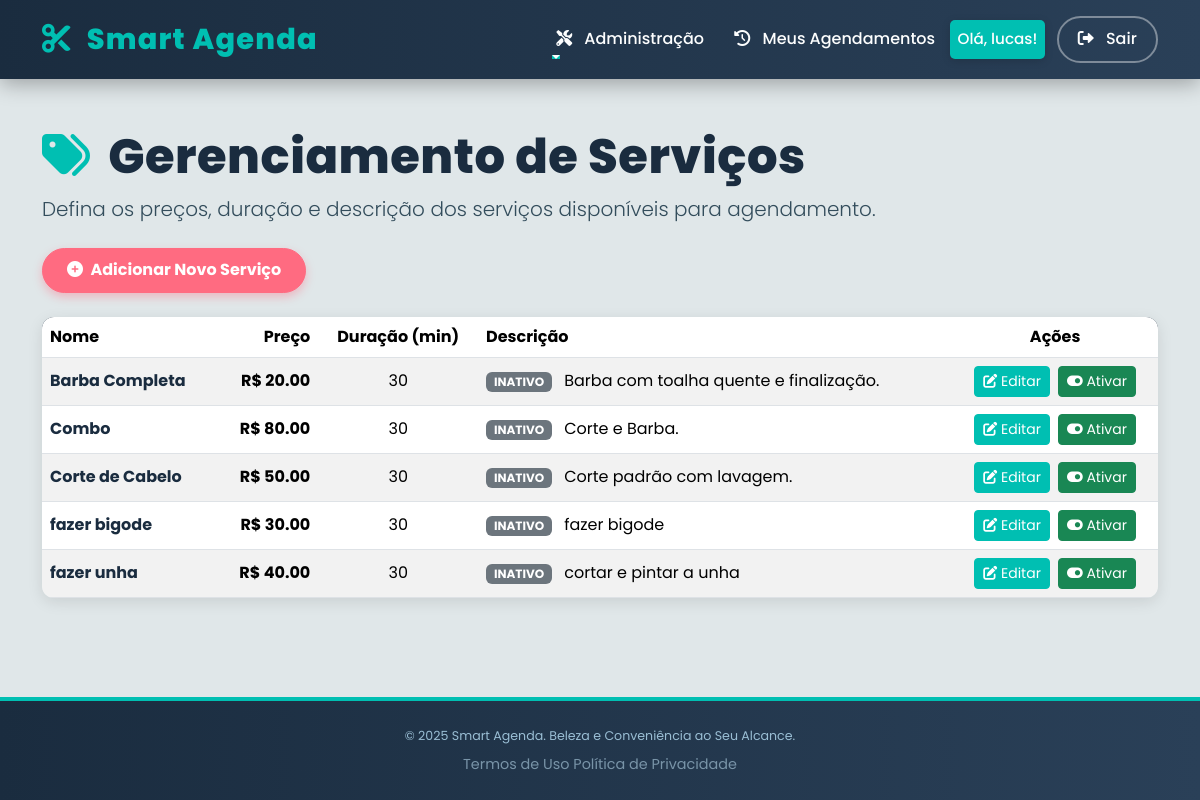
The app's page /admin/services (signed in), older data.
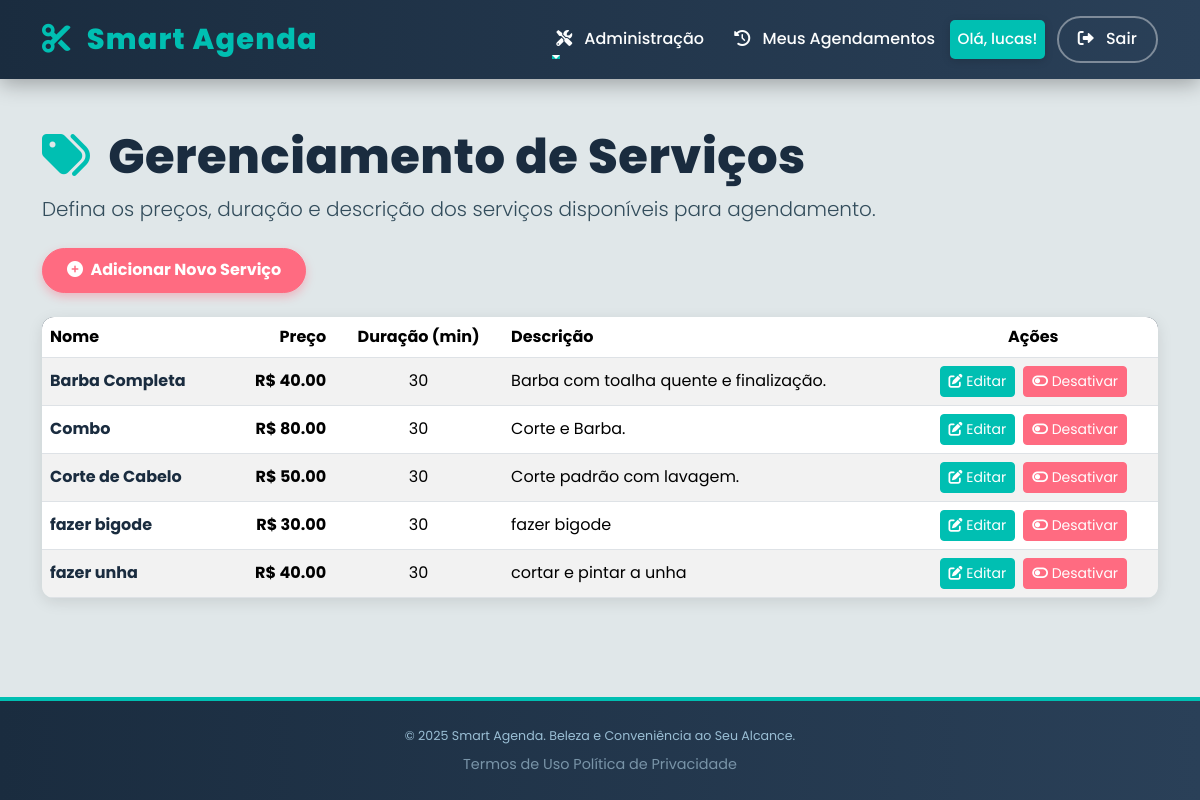
The same page, newer data.
### app/models.py (models this page shows, shortened)
class Service(db.Model):
    id = db.Column(db.Integer, primary_key=True)
    nome = db.Column(db.String(100), nullable=False, unique=True)
    descricao = db.Column(db.String(255))
    preco = db.Column(db.Float, nullable=False)
    duracao_minutos = db.Column(db.Integer, nullable=False)
    is_active = db.Column(db.Boolean, default=True)

### app/admin/routes.py (the view)
@bp.route('/services')
@login_required
@admin_required
def list_services():
    db.session.expire_all()
    services = Service.query.order_by(Service.is_active.desc(), Service.nome.asc()).all()
    return render_template('services/list.html', title='Gerenciar Serviços', services=services)

### app/admin/routes.py (called while the page is built)
@bp.teardown_request
def shutdown_session(exception=None):
    db.session.remove()

### app/templates/services/list.html (shortened to what this page needs)
{% extends "base.html" %}
{% block content %}
<div class="services-header mt-4 mb-4">
    <h1 class="display-5"><i class="fas fa-tags me-2"></i> Gerenciamento de Serviços</h1>
    <p class="lead" style="color: var(--text-default);">Defina os preços, duração e descrição dos serviços disponíveis para agendamento.</p>
</div>
<div class="mb-4">
    <a href="{{ url_for('admin.create_service') }}" class="btn btn-add-service">
        <i class="fas fa-plus-circle me-1"></i> Adicionar Novo Serviço
    </a>
</div>
<div class="table-responsive table-custom">
    <table class="table table-striped table-hover align-middle mb-0">
        <thead>
            <tr>
                <th>Nome</th>
                <th class="text-end">Preço</th>
                <th class="text-center">Duração (min)</th>
                <th>Descrição</th>
                <th class="text-center">Ações</th>
            </tr>
        </thead>
        <tbody>
            {% for service in services %}
            <tr>
                <td><strong style="color: var(--dark-navy);">{{ service.nome }}</strong></td>
                <td class="text-end service-price">R$ {{ "%.2f"|format(service.preco) }}</td>
                <td class="text-center">{{ service.duracao_minutos }}</td>
                <td>
                    {% if not service.is_active %}
                        <span class="badge bg-secondary me-2 service-inactive-badge">INATIVO</span>
                    {% endif %}
                    {{ service.descricao or '<span class="text-muted fst-italic">Sem descrição</span>' | safe }}
                </td>
                <td class="text-center">
                    <div class="d-flex justify-content-center gap-2">
                        <a href="{{ url_for('admin.edit_service', service_id=service.id) }}" class="btn btn-sm btn-edit-teal">
                            <i class="fas fa-edit"></i> Editar
                        </a>
                        <button type="button"
                                class="btn btn-sm toggle-service-btn {% if service.is_active %}btn-delete-pink{% else %}btn-success{% endif %}"
                                data-service-id="{{ service.id }}"
                                data-is-active="{{ service.is_active | tojson }}"
                                data-active-text="Desativar"
                                data-inactive-text="Ativar">
                            {% if service.is_active %}
                                <i class="fas fa-toggle-off"></i> Desativar
                            {% else %}
                                <i class="fas fa-toggle-on"></i> Ativar
                            {% endif %}
                        </button>
                    </div>
                </td>
            </tr>
            {% endfor %}
        </tbody>
    </table>
</div>
{% endblock %}

Row changes from the older to the newer data that the page shows:
changed Service "Barba Completa": preco "20.00" → "40.00"; is_active "INATIVO Ativar" → "Desativar"
changed Service "Combo": is_active "INATIVO Ativar" → "Desativar"
changed Service "Corte de Cabelo": is_active "INATIVO Ativar" → "Desativar"
changed Service "fazer bigode": is_active "INATIVO Ativar" → "Desativar"
changed Service "fazer unha": is_active "INATIVO Ativar" → "Desativar"
